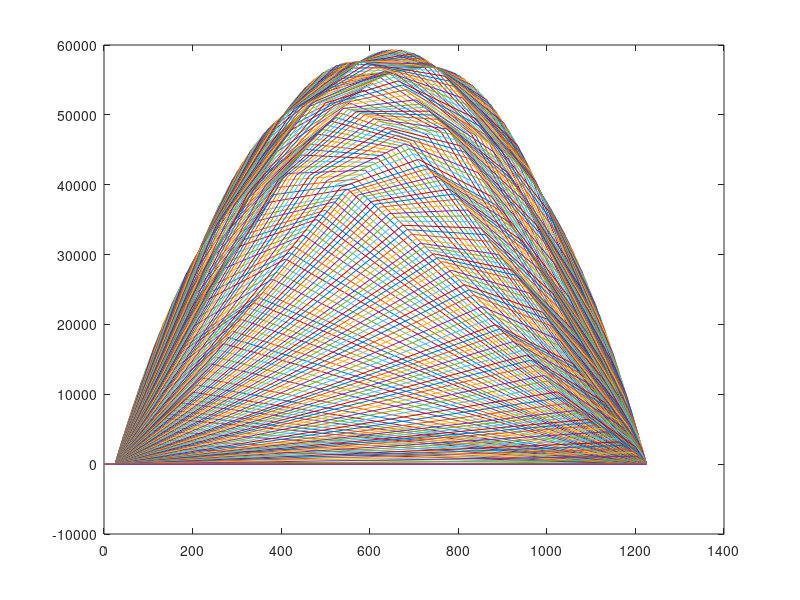

The MATLAB source for this figure:
# all lengths are in mm, mm4, N, etc

clear, close all;

BRIDGE_LEN = 1250;

weight_loc = [0, 100, 200];
weight_amt = [100, 100, 250];
inertia_mm = 0.418e6;
y_bar_mm = 41.4;

# calculate axle pos relative to LHS
ED_WHEEL = 52;
AX_TO_AX = 176;
CAR_TO_CAR = 164;
TRAIN_REL_POS = [ED_WHEEL AX_TO_AX CAR_TO_CAR AX_TO_AX CAR_TO_CAR AX_TO_AX];
TRAIN_LEN = sum(TRAIN_REL_POS)
TRAIN_REL_POS = cumsum(TRAIN_REL_POS);

FREIGHT_N = 100;
FREIGHT_N = FREIGHT_N / 2;
BACK_MULT = 1.1;
BACK_N = FREIGHT_N * BACK_MULT;
LOCO_MULT = 1.38;
LOCO_N = FREIGHT_N * LOCO_MULT;
TRAIN_WEIGHT = ones(1, 6) .* FREIGHT_N;
TRAIN_WEIGHT(1) = BACK_N;
TRAIN_WEIGHT(2) = BACK_N;
TRAIN_WEIGHT(5) = LOCO_N;
TRAIN_WEIGHT(6) = LOCO_N;
TRAIN_WEIGHT = -1 .* TRAIN_WEIGHT;
TOTAL_TRAIN_WEIGHT = sum(TRAIN_WEIGHT)

# calculate the reaction forces
SUPPORT_L = 25;
SUPPORT_R = 1225;

# find the reaction forces on both sides
START_SIM = -TRAIN_LEN;
END_SIM = SUPPORT_R;
#START_SIM = 500
#END_SIM = 500
STEP_SIM = 10;
reaction = [[]:[]];
steps = START_SIM:STEP_SIM:END_SIM;
max_moment = -1;
max_shear = -1;
for position = steps;
  # find the reaction forces for each step
  train_pos = TRAIN_REL_POS + position; # converts relative train pos to abs
  # filters out axles that are not on the bridge anymore
  # train_pos = train_pos .* (train_pos > SUPPORT_L) .* (train_pos < SUPPORT_R)
  dist_to_lhs = train_pos - SUPPORT_L;
  # checks if the train is on the bridge
  trains_on_bridge = (train_pos > SUPPORT_L) .* (train_pos < SUPPORT_R);
  moments_to_lhs = dist_to_lhs .* TRAIN_WEIGHT .* trains_on_bridge;
  dist_between_support = SUPPORT_R - SUPPORT_L;
  reaction_rhs = sum(moments_to_lhs) / dist_between_support * -1;
  reaction_lhs = -sum(TRAIN_WEIGHT .* trains_on_bridge) - reaction_rhs;

  reaction(1,end+1) = reaction_lhs;
  reaction(2,end) = reaction_rhs;

  # filter the train axles so that only the ones within the range are valid

  train_load = nonzeros(TRAIN_WEIGHT .* trains_on_bridge);
  train_pos = nonzeros(train_pos .* trains_on_bridge);

  force_loc = [SUPPORT_L, train_pos', SUPPORT_R];
  force_loc = repelem(force_loc, 2);
  force_loc = [force_loc, 0];

  shear_n = [reaction_lhs, train_load', reaction_rhs];
  shear_n = repelem(cumsum(shear_n), 2);
  shear_n = [0, shear_n];
  max_shear(end+1) = max(shear_n);

  moment_n = [0];
  moment_loc = force_loc;
  for idx = 1:length(force_loc)-1
    cur_shear = shear_n(idx+1);
    moment_len = force_loc(idx+1) - force_loc(idx);
    moment_n(end+1) = cur_shear * moment_len;
  end
  moment_n = cumsum(moment_n);
  max_moment(end+1) = max(moment_n);

  plot(moment_loc, moment_n) # for the BME
  #plot(force_loc, shear_n) # for the SFE
  hold on

#  shear = [[reaction_lhs, train_load, reaction_rhs],[SUPPORT_L, train_pos, SUPPORT_R]]
#  plot(shear(2,:), shear(1,:))
#  hold on
end

hold off

#plot(steps, reaction(1,:));
#hold on
#plot(steps, reaction(2,:));
#legend("LHS Reaction", "RHS Reaction")
#hold off

max_moment = max(max_moment)
max_shear = max(max_shear)

# DANIEL check compressive strength at the top

# DANIEL check compressive strength at the bottom

# DANIEL check buckling at the top

# YANG check buckling at the bottom

# YANG check shear in matboard

%% Calculate FOS's

MAX_SHEAR_GLUE = 2 % MPA
MAX_SHEAR_MATBOARD = 4 % MPA
GLUE_WIDTH = 10 % mm
TOP_LENGTH = 100 % mm
MAT_THICKNESS = 1.27 % mm
q_top = TOP_LENGTH * MAT_THICKNESS
inertia_mm
shear_glue = max_moment * q_top / inertia_mm / GLUE_WIDTH

glue_fos = MAX_SHEAR_GLUE / shear_glue

# YANG check shear at glue joint

# YANG check thin plate buckling everywhere :melt:




















